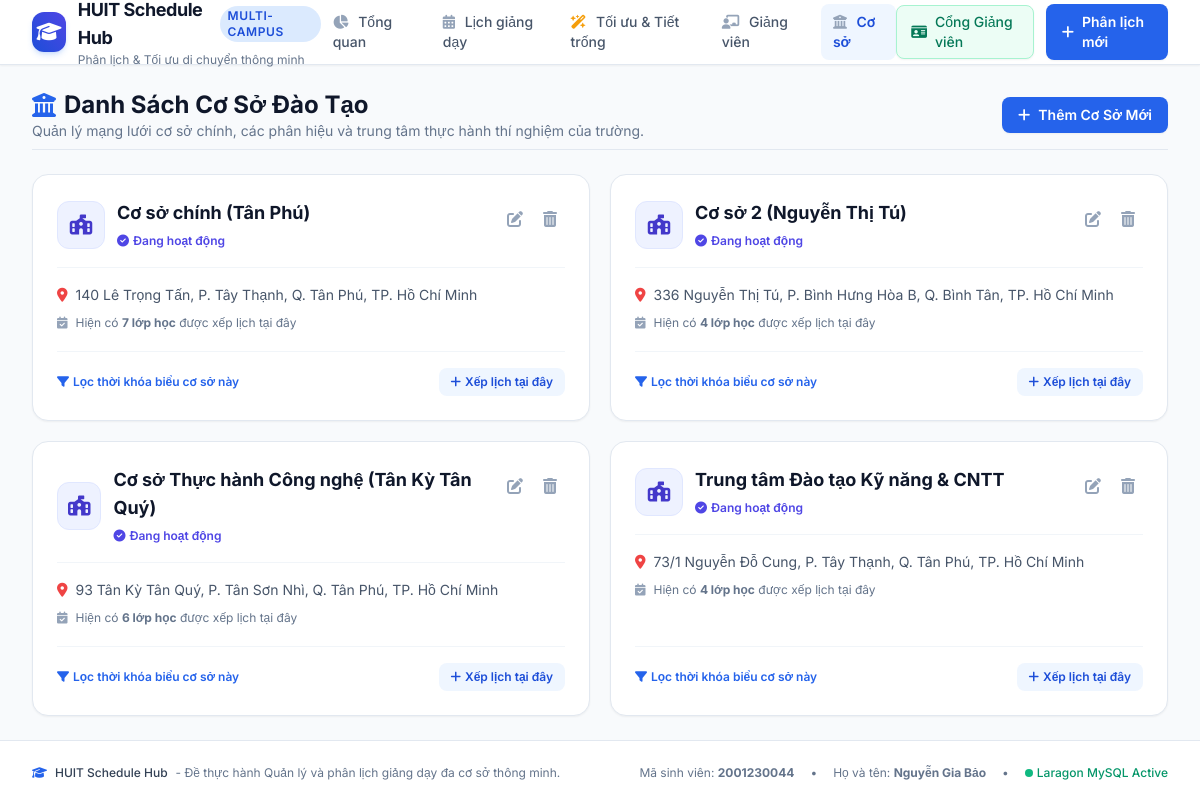
/branches.php, run on the app's committed database.
### tables this page shows
CREATE TABLE `branches` (
  `id` int NOT NULL AUTO_INCREMENT,
  `branch_name` varchar(255) NOT NULL,
  `address` varchar(255) NOT NULL,
  `created_at` timestamp NULL DEFAULT CURRENT_TIMESTAMP,
  PRIMARY KEY (`id`)
);

### config/database.php (called while the page is built, shortened)
<?php
class Database {
    private static ?PDO $instance = null;
    public static function getConnection(): PDO {
        if (self::$instance === null) {
            $host = $_ENV['DB_HOST'] ?? 'localhost';
            $port = $_ENV['DB_PORT'] ?? '3306';
            $dbname = $_ENV['DB_NAME'] ?? 'huit_db';
            $username = $_ENV['DB_USER'] ?? 'root';
            $password = $_ENV['DB_PASS'] ?? '';
            $dsn = "mysql:host={$host};port={$port};dbname={$dbname};charset=utf8mb4";
            $options = [
                PDO::ATTR_ERRMODE => PDO::ERRMODE_EXCEPTION,
                PDO::ATTR_DEFAULT_FETCH_MODE => PDO::FETCH_ASSOC,
                PDO::ATTR_EMULATE_PREPARES => false,
            ];
            try {
                self::$instance = new PDO($dsn, $username, $password, $options);
            } catch (PDOException $e) {
                die("Lỗi kết nối cơ sở dữ liệu: " . htmlspecialchars($e->getMessage()));
            }
        }
        return self::$instance;
    }
}

### src/Models/Branch.php (called while the page is built, shortened)
<?php
class Branch {
    private PDO $db;
    public function __construct() {
        $this->db = Database::getConnection();
    }
    public function all(): array {
        $stmt = $this->db->query("SELECT * FROM branches ORDER BY id ASC");
        return $stmt->fetchAll();
    }
}

### src/Models/Schedule.php (called while the page is built, shortened)
<?php
class Schedule {
    private PDO $db;
    public function __construct() {
        $this->db = Database::getConnection();
    }
    public function all(array $filters = []): array {
        $sql = "SELECT s.*,
                       t.full_name AS teacher_name, t.email AS teacher_email, t.phone AS teacher_phone, t.expertise AS teacher_expertise,
                       b.branch_name, b.address AS branch_address
                FROM schedules s
                JOIN teachers t ON s.teacher_id = t.id
                JOIN branches b ON s.branch_id = b.id
                WHERE 1=1";
        $params = [];
        if (!empty($filters['branch_id'])) {
            $sql .= " AND s.branch_id = ?";
            $params[] = (int)$filters['branch_id'];
        }
        $sql .= " ORDER BY FIELD(s.day_of_week, 'Thứ 2', 'Thứ 3', 'Thứ 4', 'Thứ 5', 'Thứ 6', 'Thứ 7', 'Chủ Nhật'), s.shift_or_periods, s.id ASC";
        $stmt = $this->db->prepare($sql);
        $stmt->execute($params);
        return $stmt->fetchAll();
    }
    public function getByBranch(int $branchId): array {
        return $this->all(['branch_id' => $branchId]);
    }
}

### branches.php (the view, shortened to what this page needs)
<?php
require_once __DIR__ . '/config/database.php';
$branchModel = new Branch();
$scheduleModel = new Schedule();
$action = $_GET['action'] ?? 'list';
$branches = $branchModel->all();
$editBranch = null;
require_once __DIR__ . '/includes/header.php';
?>
<div class="space-y-6">
    <div class="flex flex-col sm:flex-row sm:items-center justify-between gap-4 pb-2 border-b border-slate-200">
        <div>
            <h1 class="text-2xl font-bold text-slate-900 flex items-center gap-2">
                <i class="fa-solid fa-building-columns text-blue-600"></i>
                <?= ($action === 'create' || $action === 'edit') ? ($action === 'create' ? 'Thêm Cơ Sở Mới' : 'Cập Nhật Cơ Sở') : 'Danh Sách Cơ Sở Đào Tạo' ?>
            </h1>
            <p class="text-sm text-slate-500">Quản lý mạng lưới cơ sở chính, các phân hiệu và trung tâm thực hành thí nghiệm của trường.</p>
        </div>
        <div>
            <?php if ($action === 'list'): ?>
                <a href="branches.php?action=create" class="inline-flex items-center gap-2 px-4 py-2 bg-blue-600 hover:bg-blue-700 text-white rounded-lg text-sm font-semibold shadow-sm transition">
                    <i class="fa-solid fa-plus"></i> Thêm Cơ Sở Mới
                </a>
            <?php else: ?>
                <a href="branches.php" class="inline-flex items-center gap-2 px-4 py-2 bg-slate-100 hover:bg-slate-200 text-slate-700 rounded-lg text-sm font-semibold transition">
                    <i class="fa-solid fa-arrow-left"></i> Quay Lại Danh Sách
                </a>
            <?php endif; ?>
        </div>
    </div>
    <?php if ($action === 'create' || $action === 'edit'): ?>
        <div class="max-w-xl mx-auto bg-white p-6 rounded-2xl border border-slate-200 shadow-sm space-y-4">
            <h2 class="text-lg font-bold text-slate-900 pb-3 border-b border-slate-100">
                <?= $editBranch ? 'Chỉnh Sửa Cơ Sở' : 'Thông Tin Cơ Sở Mới' ?>
            </h2>
            <form method="POST" class="space-y-4">
                <?php if ($editBranch): ?>
                    <input type="hidden" name="id" value="<?= $editBranch['id'] ?>">
                <?php endif; ?>
                <div>
                    <label class="block text-xs font-bold uppercase tracking-wider text-slate-700 mb-1">
                        Tên Cơ Sở Đào Tạo <span class="text-red-500">*</span>
                    </label>
                    <input type="text" name="branch_name" required value="<?= htmlspecialchars($editBranch['branch_name'] ?? '') ?>" placeholder="Ví dụ: Cơ sở chính (Tân Phú)" class="w-full px-3.5 py-2.5 rounded-xl border border-slate-300 text-sm focus:ring-2 focus:ring-blue-500">
                </div>
                <div>
                    <label class="block text-xs font-bold uppercase tracking-wider text-slate-700 mb-1">
                        Địa Chỉ Cụ Thể <span class="text-red-500">*</span>
                    </label>
                    <textarea name="address" rows="3" required placeholder="Ví dụ: 140 Lê Trọng Tấn, P. Tây Thạnh, Q. Tân Phú, TP. Hồ Chí Minh" class="w-full px-3.5 py-2.5 rounded-xl border border-slate-300 text-sm focus:ring-2 focus:ring-blue-500"><?= htmlspecialchars($editBranch['address'] ?? '') ?></textarea>
                </div>
                <div class="pt-4 border-t border-slate-100 flex items-center justify-end gap-3">
                    <a href="branches.php" class="px-4 py-2.5 rounded-xl border border-slate-300 text-slate-700 text-sm font-semibold hover:bg-slate-50 transition">Hủy</a>
                    <button type="submit" class="px-6 py-2.5 rounded-xl bg-blue-600 hover:bg-blue-700 text-white text-sm font-semibold shadow-md transition flex items-center gap-2">
                        <i class="fa-solid fa-floppy-disk"></i> Lưu Cơ Sở
                    </button>
                </div>
            </form>
        </div>
    <?php else: ?>
        <div class="grid grid-cols-1 md:grid-cols-2 gap-5">
            <?php foreach ($branches as $b): ?>
                <?php
                    $bSchedules = $scheduleModel->getByBranch((int)$b['id']);
                    $classCount = count($bSchedules);
                ?>
                <div class="bg-white rounded-2xl border border-slate-200 p-6 shadow-sm hover:shadow-md transition flex flex-col justify-between">
                    <div>
                        <div class="flex items-start justify-between gap-3">
                            <div class="flex items-center gap-3">
                                <div class="w-12 h-12 rounded-xl bg-indigo-50 text-indigo-700 flex items-center justify-center text-xl font-bold border border-indigo-100">
                                    <i class="fa-solid fa-school-flag"></i>
                                </div>
                                <div>
                                    <h3 class="font-bold text-slate-900 text-lg"><?= htmlspecialchars($b['branch_name']) ?></h3>
                                    <span class="inline-flex items-center gap-1 text-xs text-indigo-600 font-semibold mt-0.5">
                                        <i class="fa-solid fa-check-circle"></i> Đang hoạt động
                                    </span>
                                </div>
                            </div>
                            <div class="flex items-center gap-1">
                                <a href="branches.php?action=edit&id=<?= $b['id'] ?>" class="p-2 text-slate-400 hover:text-blue-600 hover:bg-slate-100 rounded-lg transition" title="Sửa">
                                    <i class="fa-solid fa-pen-to-square"></i>
                                </a>
                                <button onclick="confirmDelete(<?= $b['id'] ?>)" class="p-2 text-slate-400 hover:text-red-600 hover:bg-slate-100 rounded-lg transition" title="Xóa">
                                    <i class="fa-solid fa-trash-can"></i>
                                </button>
                            </div>
                        </div>
                        <div class="mt-4 pt-4 border-t border-slate-100 space-y-2 text-sm text-slate-600">
                            <div class="flex items-start gap-2">
                                <i class="fa-solid fa-location-dot text-red-500 mt-1 flex-shrink-0"></i>
                                <span class="leading-relaxed"><?= htmlspecialchars($b['address']) ?></span>
                            </div>
                            <div class="flex items-center gap-2 text-xs text-slate-500">
                                <i class="fa-solid fa-calendar-check text-slate-400"></i>
                                <span>Hiện có <strong><?= $classCount ?> lớp học</strong> được xếp lịch tại đây</span>
                            </div>
                        </div>
                    </div>
                    <div class="mt-5 pt-4 border-t border-slate-100 flex items-center justify-between">
                        <a href="index.php?branch_id=<?= $b['id'] ?>" class="text-xs text-blue-600 hover:text-blue-800 font-semibold flex items-center gap-1">
                            <i class="fa-solid fa-filter"></i> Lọc thời khóa biểu cơ sở này
                        </a>
                        <a href="schedules.php?action=create&branch_id=<?= $b['id'] ?>" class="text-xs px-3 py-1.5 rounded-lg bg-blue-50 text-blue-700 font-semibold hover:bg-blue-100 transition flex items-center gap-1">
                            <i class="fa-solid fa-plus"></i> Xếp lịch tại đây
                        </a>
                    </div>
                </div>
            <?php endforeach; ?>
        </div>
    <?php endif; ?>
</div>
<?php require_once __DIR__ . '/includes/footer.php'; ?>

### includes/header.php (shortened to what this page needs)
<?php
$currentPage = basename($_SERVER['PHP_SELF']);
?>
<!DOCTYPE html>
<html lang="vi" class="h-full bg-slate-50">
<head>
    <script src="https://cdn.tailwindcss.com"></script>
    <link rel="stylesheet" href="https://cdnjs.cloudflare.com/ajax/libs/font-awesome/6.4.0/css/all.min.css">
</head>
<body class="flex flex-col min-h-screen text-slate-800">
    <header class="bg-white border-b border-slate-200 sticky top-0 z-40 shadow-sm">
        <div class="max-w-7xl mx-auto px-4 sm:px-6 lg:px-8">
            <div class="flex justify-between h-16">
                <div class="flex items-center space-x-3">
                    <a href="index.php" class="flex items-center space-x-3 group">
                        <div class="w-10 h-10 rounded-xl bg-gradient-to-tr from-blue-700 to-indigo-600 flex items-center justify-center text-white shadow-md shadow-blue-500/20 group-hover:scale-105 transition-transform">
                            <i class="fa-solid fa-graduation-cap text-xl"></i>
                        </div>
                        <div>
                            <span class="text-lg font-bold text-slate-900 tracking-tight flex items-center gap-1.5">
                                HUIT Schedule Hub
                                <span class="text-xs px-2 py-0.5 rounded-full bg-blue-100 text-blue-700 font-semibold uppercase tracking-wider">Multi-Campus</span>
                            </span>
                            <p class="text-xs text-slate-500">Phân lịch & Tối ưu di chuyển thông minh</p>
                        </div>
                    </a>
                </div>
                <nav class="hidden md:flex items-center space-x-1 lg:space-x-2">
                    <a href="index.php" class="px-3 py-2 rounded-lg text-sm font-medium transition <?= $currentPage === 'index.php' ? 'bg-blue-50 text-blue-700 font-semibold' : 'text-slate-600 hover:text-slate-900 hover:bg-slate-100' ?>">
                        <i class="fa-solid fa-chart-pie mr-1.5 text-slate-400 group-hover:text-blue-600"></i> Tổng quan
                    </a>
                    <a href="schedules.php" class="px-3 py-2 rounded-lg text-sm font-medium transition <?= $currentPage === 'schedules.php' ? 'bg-blue-50 text-blue-700 font-semibold' : 'text-slate-600 hover:text-slate-900 hover:bg-slate-100' ?>">
                        <i class="fa-solid fa-calendar-days mr-1.5 text-slate-400"></i> Lịch giảng dạy
                    </a>
                    <a href="optimize.php" class="px-3 py-2 rounded-lg text-sm font-medium transition <?= $currentPage === 'optimize.php' ? 'bg-amber-50 text-amber-700 font-semibold' : 'text-slate-600 hover:text-slate-900 hover:bg-slate-100' ?>">
                        <i class="fa-solid fa-wand-magic-sparkles mr-1.5 text-amber-500"></i> Tối ưu & Tiết trống
                    </a>
                    <a href="teachers.php" class="px-3 py-2 rounded-lg text-sm font-medium transition <?= $currentPage === 'teachers.php' ? 'bg-blue-50 text-blue-700 font-semibold' : 'text-slate-600 hover:text-slate-900 hover:bg-slate-100' ?>">
                        <i class="fa-solid fa-chalkboard-user mr-1.5 text-slate-400"></i> Giảng viên
                    </a>
                    <a href="branches.php" class="px-3 py-2 rounded-lg text-sm font-medium transition <?= $currentPage === 'branches.php' ? 'bg-blue-50 text-blue-700 font-semibold' : 'text-slate-600 hover:text-slate-900 hover:bg-slate-100' ?>">
                        <i class="fa-solid fa-building-columns mr-1.5 text-slate-400"></i> Cơ sở
                    </a>
                </nav>
                <div class="flex items-center space-x-3">
                    <a href="teacher_portal.php" class="inline-flex items-center gap-2 px-3.5 py-1.5 text-sm font-medium rounded-lg text-emerald-700 bg-emerald-50 border border-emerald-200 hover:bg-emerald-100 transition shadow-sm">
                        <i class="fa-solid fa-id-card"></i>
                        <span>Cổng Giảng viên</span>
                    </a>
                    <a href="schedules.php?action=create" class="hidden sm:inline-flex items-center gap-2 px-4 py-2 text-sm font-semibold rounded-lg text-white bg-blue-600 hover:bg-blue-700 shadow-sm transition">
                        <i class="fa-solid fa-plus"></i>
                        <span>Phân lịch mới</span>
                    </a>
                </div>
            </div>
        </div>
    </header>
    <main class="flex-1 max-w-7xl w-full mx-auto px-4 sm:px-6 lg:px-8 py-6">

### includes/footer.php
    </main>
    <footer class="bg-white border-t border-slate-200 mt-auto py-6">
        <div class="max-w-7xl mx-auto px-4 sm:px-6 lg:px-8 flex flex-col md:flex-row items-center justify-between gap-4 text-xs text-slate-500">
            <div class="flex items-center gap-2">
                <i class="fa-solid fa-graduation-cap text-blue-600"></i>
                <span class="font-medium text-slate-700">HUIT Schedule Hub</span> - Đề thực hành Quản lý và phân lịch giảng dạy đa cơ sở thông minh.
            </div>
            <div class="flex items-center gap-4">
                <span>Mã sinh viên: <strong>2001230044</strong></span>
                <span>•</span>
                <span>Họ và tên: <strong>Nguyễn Gia Bảo</strong></span>
                <span>•</span>
                <span class="inline-flex items-center gap-1 text-emerald-600 font-medium">
                    <span class="w-2 h-2 rounded-full bg-emerald-500 animate-pulse"></span> Laragon MySQL Active
                </span>
            </div>
        </div>
    </footer>
</body>
</html>

### includes/header.php (style rules this page uses)
body { font-family: 'Inter', sans-serif; }

### data on the page
branches: branch_name "Cơ sở chính (Tân Phú)", address "140 Lê Trọng Tấn, P. Tây Thạnh, Q. Tân Phú, TP. Hồ Chí Minh", classCount "7"
branches: branch_name "Cơ sở 2 (Nguyễn Thị Tú)", address "336 Nguyễn Thị Tú, P. Bình Hưng Hòa B, Q. Bình Tân, TP. Hồ Chí Minh", classCount "4"
branches: branch_name "Cơ sở Thực hành Công nghệ (Tân Kỳ Tân Quý)", address "93 Tân Kỳ Tân Quý, P. Tân Sơn Nhì, Q. Tân Phú, TP. Hồ Chí Minh", classCount "6"
branches: branch_name "Trung tâm Đào tạo Kỹ năng & CNTT", address "73/1 Nguyễn Đỗ Cung, P. Tây Thạnh, Q. Tân Phú, TP. Hồ Chí Minh", classCount "4"
